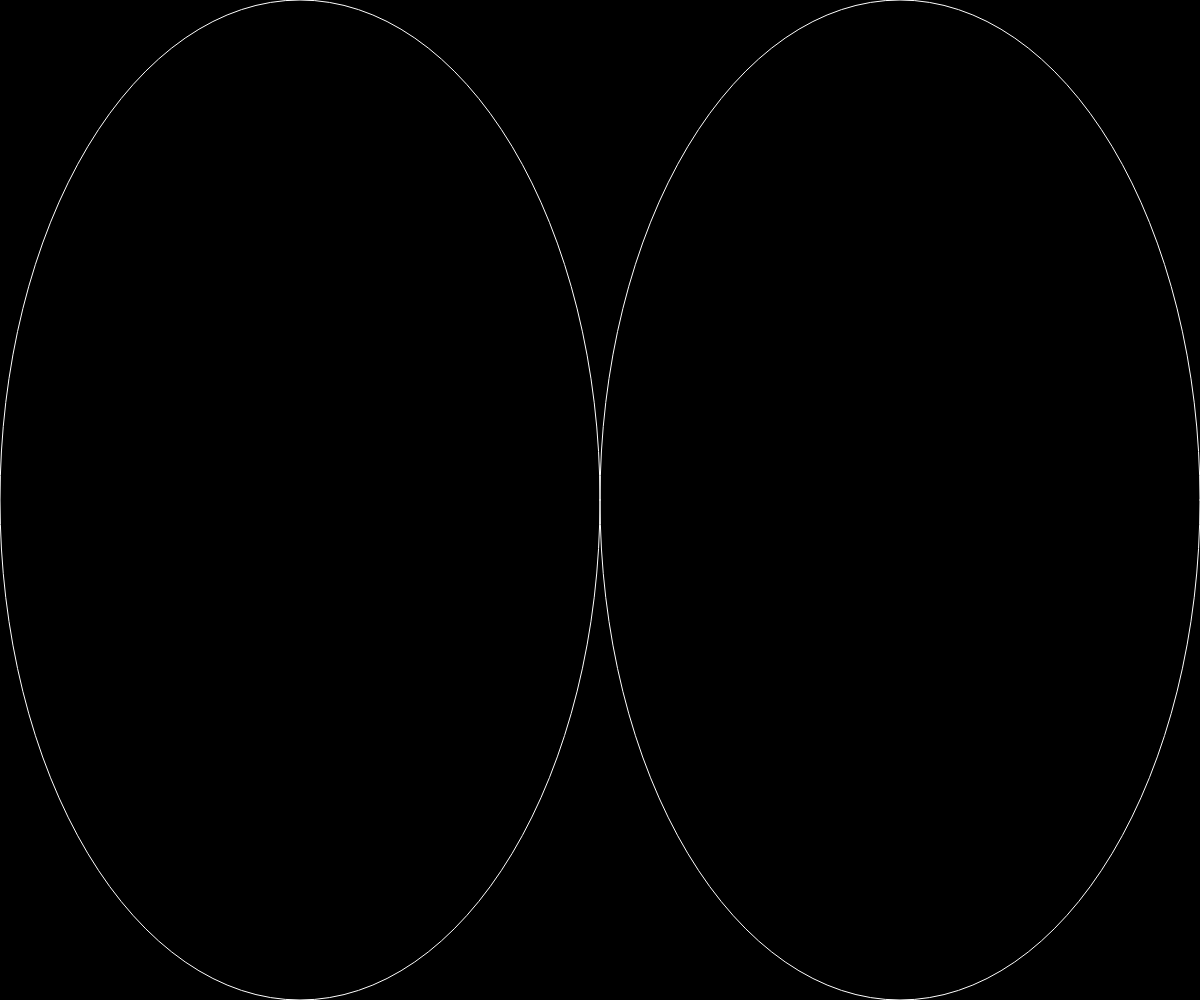
Frame 1 (no input)
Frame 60 (no input): identical to frame 1, image omitted
Frame 120 (the mouse pressed at the canvas centre since frame 60): identical to frame 1, image omitted

The p5.js sketch that drew this single still picture (run headless with seeded random() and noise() and a simulated clock; from frame 60 on, the mouse is pressed at the canvas centre):

// p5.js sketch
// ── sketch.js
function setup() {
  createCanvas();
  windowResized(); 
  stroke(255);
  noFill();
}

function draw() {
  background(0);
  fitEllipse(0.25, 0.5, 0.5, 1);
  fitEllipse(0.75, 0.5, 0.5, 1);
}

function windowResized() {
  resizeCanvas(windowWidth, windowHeight);
}

function fitEllipse(x, y, w, h) {
  ellipse(x * width, y * height, w * width, h * height)
}
